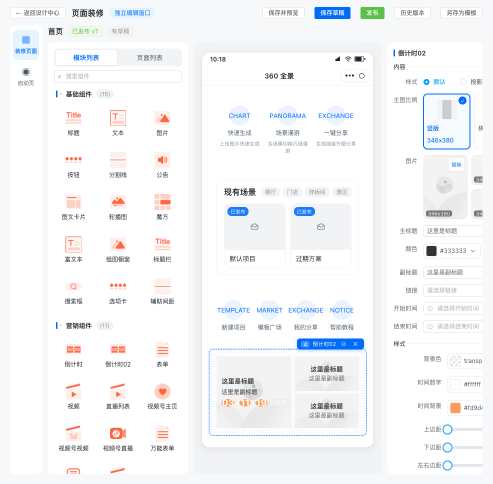
#> input picture cd2-r2-imagegroup.png, 985 x 968 px (shown at 1/2 size)
$ python design-preview-diff.py --ref ../cd2-r2-imagegroup.png --mine '../C端-tabbar检查.png'
#> lines starting #> are read from the running program, lines starting #| are printed output that depends on the picture; after the words box and inside, x2 and y2 are one past the last pixel; in counts of white or black regions, pixels touching at a corner belong together
#!/usr/bin/env python3
"""
系统风格预览 1:1 外观精细对比工具（流程固化）
用法：
  python3 scripts/design-preview-diff.py --ref <菜鸟云原版截图> --mine <我方全屏截图> [--out 对比图.png]

流程：
  1. 按千分比坐标从两张截图裁剪 3 个预览窗（商品列表/商品详情/商品订单），统一 250x466
  2. 可选 --remap：把菜鸟云主题色系映射为我方当前配色，排除「配色不同」的干扰，
     暴露真正的结构/布局/细节差异（复刻质量只看结构差异）
  3. 输出三窗并排对比图 + 差异热图，并打印量化差异报告（差异像素占比 + 10x10 区域定位）
  4. 差异网格中持续出现的大块区域 = 需要人工核对的外观问题

坐标（截图千分比 0-1000）：
  ref（菜鸟云 Retina 2x 截图）：窗1 x[17,180] 窗2 x[206,341] 窗3 x[386,521] y[60,950]
  mine（我方后台 1280x960 截图）：窗1 x[189,384] 窗2 x[408,603] 窗3 x[627,822] y[616,948]
"""
import argparse
from PIL import Image, ImageChops, ImageDraw

# 菜鸟云主题色系 -> 我方当前青蓝配置（--remap 时使用；若当前配置不同，改这组映射）
REMAP = {
    (105, 84, 240): (13, 162, 157),    # #6954F0 主色 -> #0DA29D
    (64, 104, 249): (15, 187, 181),    # #4068F9 渐变 -> #0FBBB5
    (219, 213, 255): (207, 236, 235),  # #DBD5FF 辅助 -> #CFECEB
}


def crop_pct(im, x1, y1, x2, y2):
    w, h = im.size
    return im.crop((int(x1 * w), int(y1 * h), int(x2 * w), int(y2 * h)))


# [92 lines left out: functions detect_windows, remap_colors, strip_theme, not called in this run]


def diff_report(r, m, title):
    diff = ImageChops.difference(r, m).convert("L")
    mask = diff.point(lambda p: 255 if p > 30 else 0)
    hist = mask.histogram()
    ndiff = sum(hist[128:])
    total = mask.width * mask.height
    pct = ndiff / total * 100
    print(f"{title}: 差异像素 {ndiff}/{total} = {pct:.1f}%")
    grid = []
    gw, gh = mask.width // 10, mask.height // 10
    for gy in range(10):
        row = []
        for gx in range(10):
            c = mask.crop((gx * gw, gy * gh, (gx + 1) * gw, (gy + 1) * gh))
            cnt = sum(c.histogram()[128:])
            row.append("#" if cnt > gw * gh * 0.08 else ".")
        grid.append("".join(row))
    for row in grid:
        print("   ", row)
    # 差异热图
    heat = Image.new("RGB", (250, 466), (245, 245, 245))
    heat.paste(Image.new("RGB", (250, 466), (255, 60, 60)), (0, 0), mask)
    blended = Image.blend(r.convert("RGBA"), heat.convert("RGBA"), 0.55)
    return blended


def main():
    ap = argparse.ArgumentParser()
    ap.add_argument("--ref", required=True)
    ap.add_argument("--mine", required=True)
    ap.add_argument("--out", default="design-preview-diff.png")
    ap.add_argument("--remap", action="store_true", help="把菜鸟云主色映射为我方配色后再对比")
    ap.add_argument("--strip", action="store_true", help="挖除双方主题色覆盖层，只对比静态背景（推荐）")
    ap.add_argument("--ref-windows", default="17,60,180,950|206,60,341,950|386,60,521,950")
    ap.add_argument("--mine-windows", default="189,616,384,948|408,616,603,948|627,616,822,948")
    ap.add_argument("--auto", action="store_true", help="对 ref 自动检测窗边界（列/行扫描），消除坐标误差")
    args = ap.parse_args()

    ref = Image.open(args.ref).convert("RGB")
#> ref is the input picture: PIL image 985x968 RGB; mean R, G, B 244.6, 245.5, 247.4
    mine = Image.open(args.mine).convert("RGB")
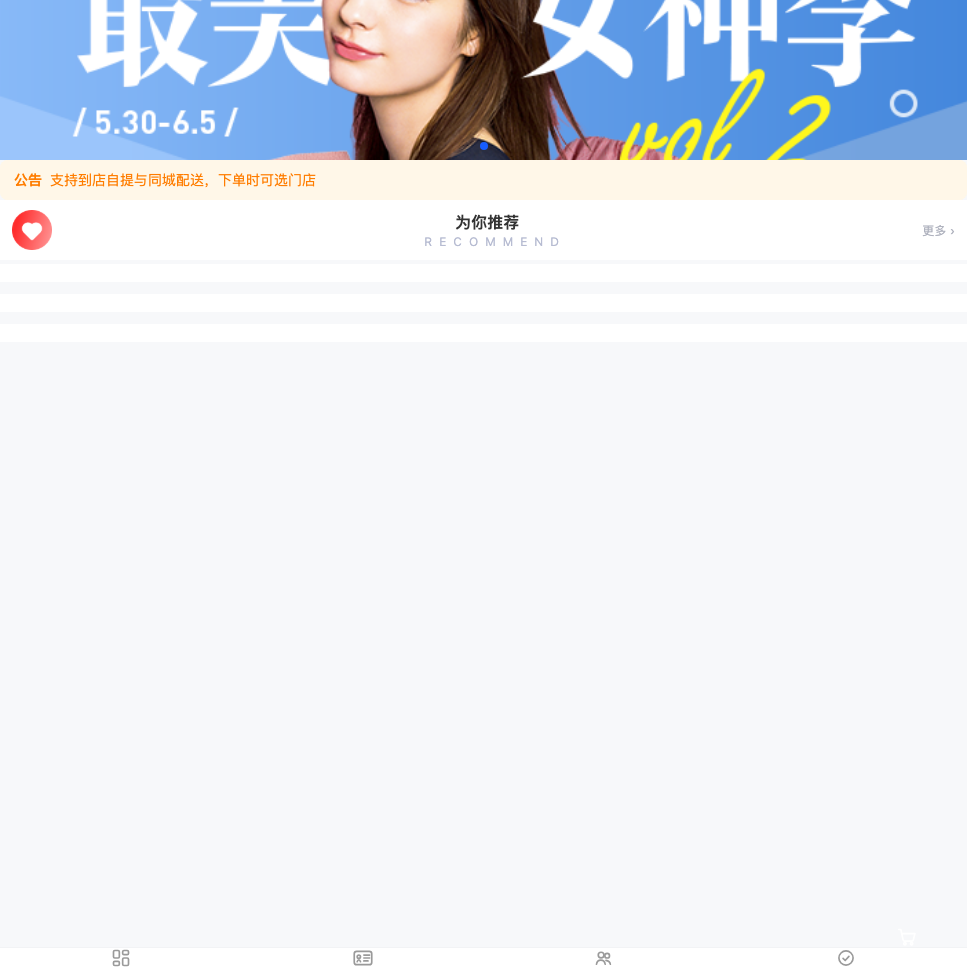
#> input picture C端-tabbar检查.png, 967 x 968 px
#> mine is the input picture: PIL image 967x968 RGB; mean R, G, B 230.4, 234.6, 240.9
    if args.auto:
        rw = detect_windows(ref)
        print("自动检测到的 ref 窗边界（千分比）:", rw)
    else:
        rw = [[v / 1000.0 for v in map(int, s.split(","))] for s in args.ref_windows.split("|")]
    mw = [[v / 1000.0 for v in map(int, s.split(","))] for s in args.mine_windows.split("|")]
    names = ["商品列表", "商品详情", "商品订单"]

    cols = []
    # 双方主题色系（菜鸟云紫 / 我方青蓝；若当前配置不同改这里）
    ref_theme = [(105, 84, 240), (64, 104, 249), (219, 213, 255), (254, 1, 55)]
    mine_theme = [(13, 162, 157), (15, 187, 181), (207, 236, 235)]
    for i in range(3):
        r = crop_pct(ref, *rw[i]).resize((250, 466))
        m = crop_pct(mine, *mw[i]).resize((250, 466))
        if args.strip:
            r = strip_theme(r, ref_theme)
            m = strip_theme(m, mine_theme)
        elif args.remap:
            r = remap_colors(r)
        h = diff_report(r, m, names[i])
        canvas = Image.new("RGB", (250 * 3 + 40, 466 + 40), (255, 255, 255))
        d = ImageDraw.Draw(canvas)
        d.text((10, 10), f"[{names[i]}] 菜鸟云 | 我方 | 差异", fill=(0, 0, 0))
        canvas.paste(r, (10, 30))
        canvas.paste(m, (280, 30))
        canvas.paste(h, (550, 30))
        cols.append(canvas)
#> this loop made 3 passes
#> (ndiff in diff_report, pct in diff_report) on passes 1 to 3: (5938, 5.1), (9944, 8.54), (6409, 5.5)
#| 商品列表: 差异像素 5938/116500 = 5.1%
#| 商品详情: 差异像素 9944/116500 = 8.5%
#| 商品订单: 差异像素 6409/116500 = 5.5%
#> pass 1, in diff_report, `diff = ImageChops.difference(r, m).convert("L")`:
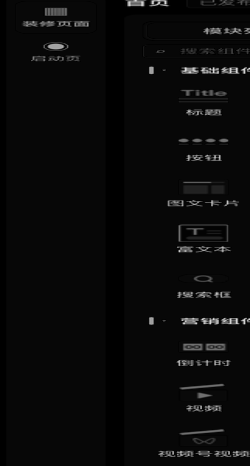
#> diff: PIL image 250x466 L; min 0, max 230, mean 10.3
#> pass 1, in diff_report, `mask = diff.point(lambda p: 255 if p > 30 else 0)`:
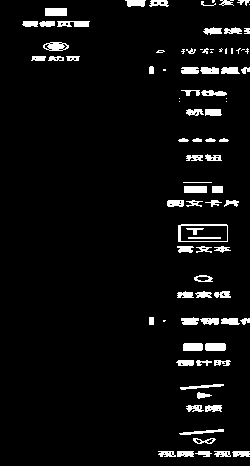
#> mask: PIL image 250x466 L; 5.1% white; 90 white regions (19 under 20 px), largest, box (x1, y1, x2, y2) and area: (178, 224, 228, 242) 206, (45, 8, 67, 16) 176, (205, 343, 226, 351) 164
#> after the loop:
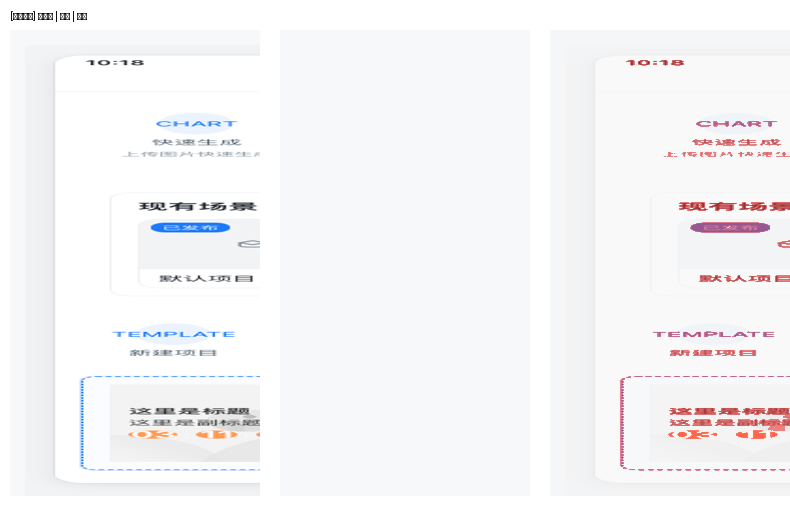
#> canvas: PIL image 790x506 RGB; mean R, G, B 245.9, 245.1, 246.7
#> after the loop:
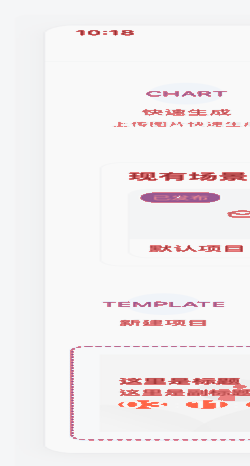
#> h: PIL image 250x466 RGBA; mean R, G, B, A 243.9, 238.7, 239.7, 255
#> after the loop:
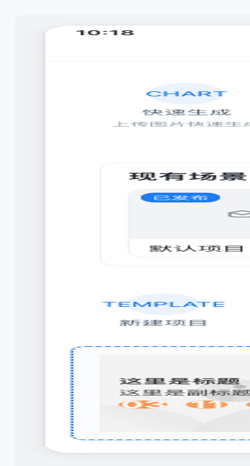
#> r: PIL image 250x466 RGB; mean R, G, B 242.9, 244.3, 246.7
#> after the loop, cols = 3 items

    total_h = sum(c.height for c in cols) + 20
#> total_h = 1538
    out = Image.new("RGB", (cols[0].width, total_h), (255, 255, 255))
#> out: PIL image 790x1538 RGB; every value is 255
    y = 10
    for c in cols:
        out.paste(c, (0, y))
        y += c.height
#> this loop made 3 passes
#> y on passes 1 to 3: 516, 1022, 1528
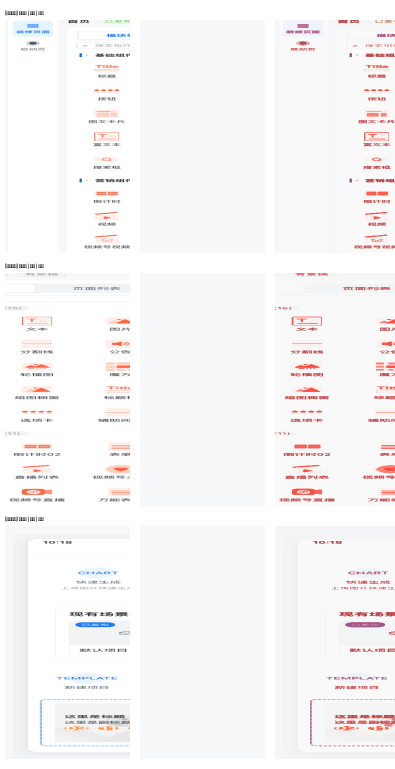
#> out: PIL image 790x1538 RGB (shown at 1/2 size); mean R, G, B 247.8, 245.6, 246.5
#> after the loop, y = 1528
    out.save(args.out)
    print("saved:", args.out, out.size)
#| saved: design-preview-diff.png (790, 1538)


if __name__ == "__main__":
    main()
